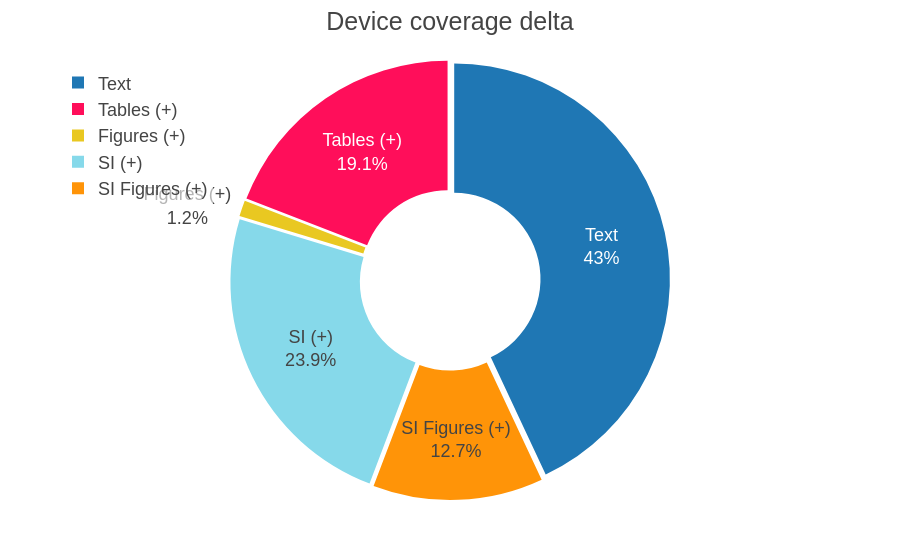

The code cell stored with this chart in its notebook:
### Code cell
import plotly.express as px

fig = px.pie(
    names=labels,
    values=values,
    title="Device coverage delta",
    hole=0.4,  # donut style
    color_discrete_sequence=color_sequence,
)

fig.update_traces(
    sort=False,                  # Keep your input order
    textinfo="percent+label",
    pull=[0.02]*len(labels)  # subtle separation
)

fig.show()

### Figure 1 — Plotly figure (JSON) as saved in the notebook; plotly's stock layout.template omitted (floating-point values rounded to 4 significant figures)
{"data": [{"domain": {"x": [0, 1], "y": [0, 1]}, "hole": 0.4, "hovertemplate": "label=%{label}<br>value=%{value}<extra></extra>", "labels": ["Text", "Tables (+)", "Figures (+)", "SI (+)", "SI Figures (+)"], "legendgroup": "", "name": "", "pull": [0.02, 0.02, 0.02, 0.02, 0.02], "showlegend": true, "sort": false, "textinfo": "percent+label", "type": "pie", "values": [108, 48, 3, 60, 32]}], "layout": {"autosize": true, "legend": {"tracegroupgap": 0}, "piecolorway": ["#1f77b4", "#ff0e5a", "#e9c821", "#86d9ea", "#ff9408", "#ba78d6", "#4cd8a5", "#7f7f7f"], "title": {"text": "Device coverage delta"}}}
